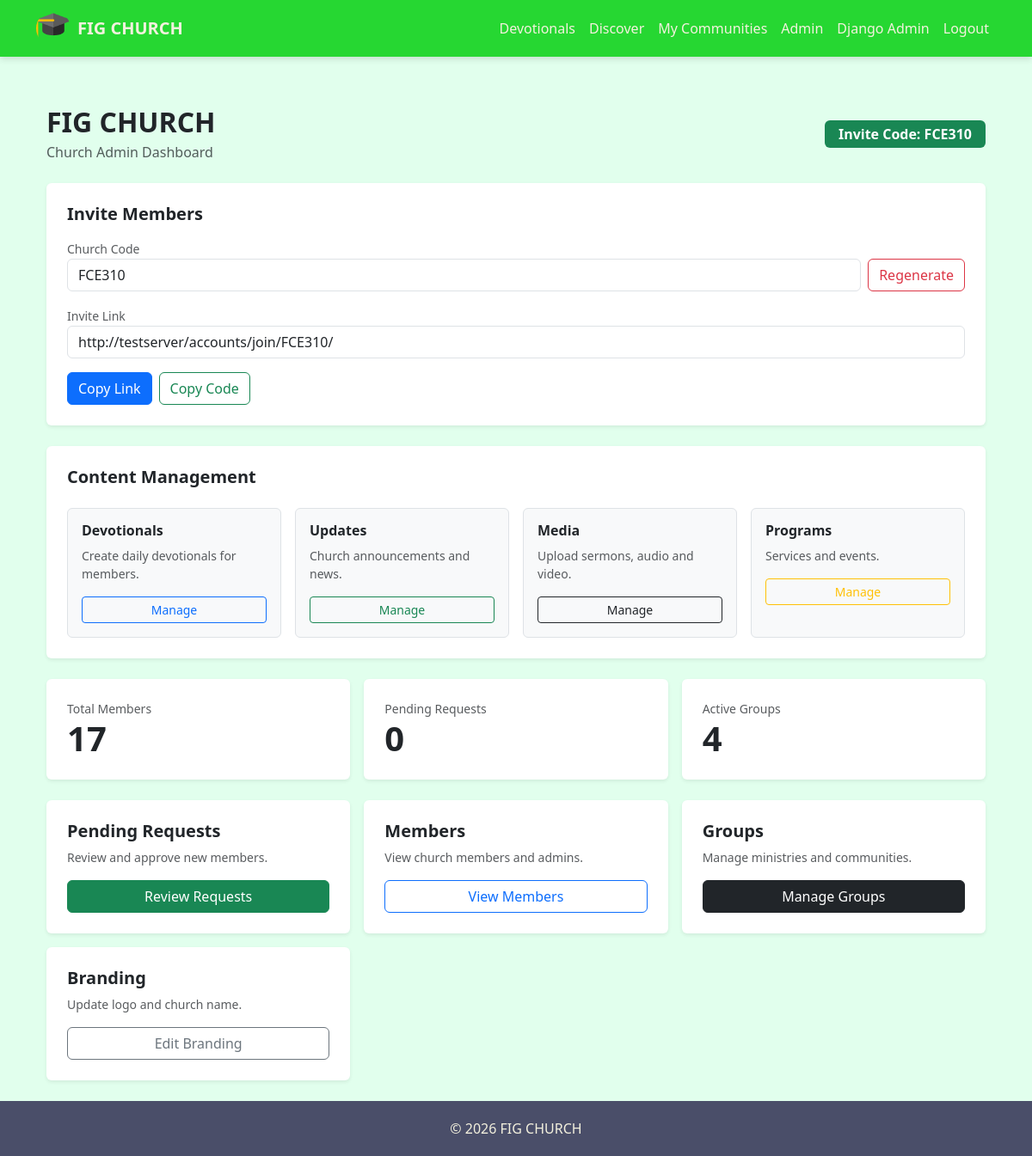
The app's page /org/dashboard/ (signed in) with its own data.
### accounts/models.py (models this page shows, shortened)
class Organization(models.Model):
    name = models.CharField(max_length=255)
    slug = models.SlugField(
        unique=True,
        blank=True
    )
    join_code = models.CharField(
        max_length=12,
        unique=True,
        blank=True
    )
    display_name = models.CharField(
        max_length=255,
        blank=True,
        null=True
    )
    logo = models.ImageField(
        upload_to="org_logos/",
        blank=True,
        null=True
    )
    primary_color = models.CharField(
        max_length=20,
        blank=True,
        null=True,
        help_text="Hex color like #0d6efd"
    )
    is_active = models.BooleanField(default=False)
    created_at = models.DateTimeField(auto_now_add=True)
    updated_at = models.DateTimeField(auto_now=True)

### org_admin/views.py (the view)
# urls.py: path("dashboard/", views.org_dashboard_view, name="org_dashboard"),
@login_required
def org_dashboard_view(request):
    org = get_admin_org(request)
    if not org:
        return redirect("home")
    total_members = OrganizationMember.objects.filter(
        organization=org
    ).count()
    pending_requests = OrganizationJoinRequest.objects.filter(
        organization=org
    ).count()
    total_groups = Group.objects.filter(
        organization=org,
        is_active=True
    ).count()
    join_link = request.build_absolute_uri(
        f"/accounts/join/{org.join_code}/"
    )
    qr = qrcode.QRCode(box_size=10, border=4)
    qr.add_data(join_link)
    qr.make(fit=True)
    img = qr.make_image(fill_color="black", back_color="white")
    buffer = io.BytesIO()
    img.save(buffer, format="PNG")
    qr_code = base64.b64encode(buffer.getvalue()).decode()
    return render(request, "org_admin/dashboard.html", {
        "organization": org,
        "total_members": total_members,
        "pending_requests": pending_requests,
        "total_groups": total_groups,
        "join_link": join_link,
        "qr_code": qr_code,
    })

### accounts/context_processors.py (called while the page is built)
def org_admin_status(request):
    if not request.user.is_authenticated:
        return {"user_is_org_admin": False}
    return {
        "user_is_org_admin": OrganizationMember.objects.filter(
            user=request.user,
            is_admin=True,
            is_active=True
        ).exists()
    }

def active_organization(request):
    if not request.user.is_authenticated:
        return {}
    membership = OrganizationMember.objects.filter(
        user=request.user
    ).select_related("organization").first()
    return {
        "active_organization": membership.organization if membership else None
    }

### engagement/context_processors.py (called while the page is built)
def next_meeting(request):
    if not request.user.is_authenticated:
        return {}
    org = get_admin_org(request)
    if not org:
        return {}
    meeting = Meeting.objects.filter(
        group__organization=org,
        group__members__user=request.user,
        group__members__is_active=True,
        start_time__gte=timezone.now()
    ).select_related("group").order_by("start_time").first()
    return {
        "next_group_meeting": meeting
    }

def user_groups(request):
    if request.user.is_authenticated:
        groups = GroupMember.objects.filter(
            user=request.user,
            is_active=True
        ).select_related("group")
        return {"user_groups": [gm.group for gm in groups]}
    return {}

def pending_invitations(request):
    if not request.user.is_authenticated:
        return {}
    org = get_admin_org(request)
    if not org:
        return {
            "pending_invites": [],
            "pending_invites_count": 0
        }
    invites = GroupInvitation.objects.filter(
        invited_user=request.user,
        accepted=False,
        group__organization=org
    ).select_related("group")
    return {
        "pending_invites": invites,
        "pending_invites_count": invites.count()
    }

### org_admin/utils.py (called while the page is built)
def get_admin_org(request):
    if not request.user.is_authenticated:
        return None
    membership = OrganizationMember.objects.filter(
        user=request.user,
        is_admin=True,
        is_active=True
    ).select_related("organization").first()
    if membership:
        return membership.organization
    return None

### org_admin/templates/org_admin/dashboard.html (shortened to what this page needs)
{% extends "base.html" %}
{% block content %}
<div class="container py-4">
    <div class="d-flex flex-column flex-md-row justify-content-between align-items-md-center mb-4">
        <div>
            <h2 class="fw-bold mb-1">{{ organization.name }}</h2>
            <p class="text-muted mb-0">Church Admin Dashboard</p>
        </div>
        <div class="mt-3 mt-md-0">
            <span class="badge bg-success fs-6 px-3 py-2">
                Invite Code: {{ organization.join_code }}
            </span>
        </div>
    </div>
    <div class="card border-0 shadow-sm p-4 mb-4">
        <h5 class="fw-bold mb-3">Invite Members</h5>
        <div class="mb-3">
            <label class="text-muted small">Church Code</label>
            <div class="d-flex gap-2">
                <input class="form-control"
                       value="{{ organization.join_code }}"
                       readonly>
                <a href="{% url 'regenerate_join_code' %}"
                   class="btn btn-outline-danger">
                    Regenerate
                </a>
            </div>
        </div>
        <div class="mb-3">
            <label class="text-muted small">Invite Link</label>
            <input class="form-control"
                   value="{{ join_link }}"
                   readonly>
        </div>
        <div class="d-flex gap-2">
            <button class="btn btn-primary"
                    onclick="navigator.clipboard.writeText('{{ join_link }}')">
                Copy Link
            </button>
            <button class="btn btn-outline-success"
                    onclick="copyInviteCode()">
                Copy Code
            </button>
        </div>
    </div>
    <div class="card border-0 shadow-sm p-4 mb-4">
        <h5 class="fw-bold mb-4">Content Management</h5>
        <div class="row g-3">
            <div class="col-md-6 col-lg-3">
                <div class="border rounded p-3 h-100 bg-light">
                    <h6 class="fw-bold">Devotionals</h6>
                    <p class="small text-muted">
                        Create daily devotionals for members.
                    </p>
                    <a href="{% url 'org_admin:devotional_list' %}"
                       class="btn btn-outline-primary btn-sm w-100">
                        Manage
                    </a>
                </div>
            </div>
            <div class="col-md-6 col-lg-3">
                <div class="border rounded p-3 h-100 bg-light">
                    <h6 class="fw-bold">Updates</h6>
                    <p class="small text-muted">
                        Church announcements and news.
                    </p>
                    <a href="{% url 'org_admin:update_list' %}"
                       class="btn btn-outline-success btn-sm w-100">
                        Manage
                    </a>
                </div>
            </div>
            <div class="col-md-6 col-lg-3">
                <div class="border rounded p-3 h-100 bg-light">
                    <h6 class="fw-bold">Media</h6>
                    <p class="small text-muted">
                        Upload sermons, audio and video.
                    </p>
                    <a href="{% url 'org_admin:media_list' %}"
                       class="btn btn-outline-dark btn-sm w-100">
                        Manage
                    </a>
                </div>
            </div>
            <div class="col-md-6 col-lg-3">
                <div class="border rounded p-3 h-100 bg-light">
                    <h6 class="fw-bold">Programs</h6>
                    <p class="small text-muted">
                        Services and events.
                    </p>
                    <a href="{% url 'org_admin:program_list' %}"
                       class="btn btn-outline-warning btn-sm w-100">
                        Manage
                    </a>
                </div>
            </div>
        </div>
    </div>
    <div class="row g-3 mb-4">
        <div class="col-md-4">
            <div class="card shadow-sm border-0 p-4 h-100">
                <div class="text-muted small">Total Members</div>
                <h1 class="fw-bold mb-0">{{ total_members }}</h1>
            </div>
        </div>
        <div class="col-md-4">
            <div class="card shadow-sm border-0 p-4 h-100">
                <div class="text-muted small">Pending Requests</div>
                <h1 class="fw-bold mb-0">{{ pending_requests }}</h1>
            </div>
        </div>
        <div class="col-md-4">
            <div class="card shadow-sm border-0 p-4 h-100">
                <div class="text-muted small">Active Groups</div>
                <h1 class="fw-bold mb-0">{{ total_groups|default:"0" }}</h1>
            </div>
        </div>
    </div>
    <div class="row g-3">
        <div class="col-md-6 col-lg-4">
            <div class="card border-0 shadow-sm p-4 h-100">
                <h5 class="fw-bold">Pending Requests</h5>
                <p class="text-muted small">
                    Review and approve new members.
                </p>
                <a href="{% url 'org_admin:org_requests' %}"
                   class="btn btn-success mt-auto">
                    Review Requests
                </a>
            </div>
        </div>
        <div class="col-md-6 col-lg-4">
            <div class="card border-0 shadow-sm p-4 h-100">
                <h5 class="fw-bold">Members</h5>
                <p class="text-muted small">
                    View church members and admins.
                </p>
                <a href="{% url 'org_admin:member_list' %}"
                   class="btn btn-outline-primary mt-auto">
                    View Members
                </a>
            </div>
        </div>
        <div class="col-md-6 col-lg-4">
            <div class="card border-0 shadow-sm p-4 h-100">
                <h5 class="fw-bold">Groups</h5>
                <p class="text-muted small">
                    Manage ministries and communities.
                </p>
                <a href="{% url 'org_admin:group_list' %}"
                   class="btn btn-dark mt-auto">
                    Manage Groups
                </a>
            </div>
        </div>
        <div class="col-md-6 col-lg-4">
            <div class="card border-0 shadow-sm p-4 h-100">
                <h5 class="fw-bold">Branding</h5>
                <p class="text-muted small">
                    Update logo and church name.
                </p>
                <a href="{% url 'org_admin:branding' %}"
                   class="btn btn-outline-secondary mt-auto">
                    Edit Branding
                </a>
            </div>
        </div>
    </div>
</div>
{% endblock %}

### templates/base.html (shortened to what this page needs)
{% load static %}
<!DOCTYPE html>
<html lang="en">
<head>
    <link rel="stylesheet"
          href="https://cdn.jsdelivr.net/npm/bootstrap-icons@1.11.3/font/bootstrap-icons.min.css">
    <link rel="stylesheet"
          href="https://cdn.jsdelivr.net/npm/bootstrap@5.3.0/dist/css/bootstrap.min.css">
</head>
<body>
<nav class="navbar navbar-expand-lg fixed-top">
    <div class="container">
        <a class="navbar-brand d-flex align-items-center gap-2"
           href="{% url 'home' %}">
            {% if active_organization and active_organization.logo %}
                <img src="{{ active_organization.logo.url }}"
                     width="40"
                     height="40"
                     class="rounded-circle object-fit-cover"
                     alt="logo">
            {% else %}
                <img src="{% static 'images/figlogo.png' %}"
                     width="40"
                     height="40"
                     class="rounded-circle"
                     alt="logo">
            {% endif %}
            <span>
                {% if active_organization %}
                    {{ active_organization.display_name|default:active_organization.name }}
                {% else %}
                    Way of Faith Global
                {% endif %}
            </span>
        </a>
        <div class="collapse navbar-collapse" id="nav">
            <ul class="navbar-nav ms-auto">
                {% if user.is_authenticated %}
                <li class="nav-item">
                    <a class="nav-link" href="{% url 'devotional_archive' %}">
                        Devotionals
                    </a>
                </li>
                <li class="nav-item">
                    <a class="nav-link" href="{% url 'engagement:group_list' %}">
                        Discover
                    </a>
                </li>
                <li class="nav-item">
                    <a class="nav-link" href="{% url 'engagement:my_groups' %}">
                        My Communities
                    </a>
                </li>
                {% if user_is_org_admin %}
                <li class="nav-item">
                    <a class="nav-link" href="{% url 'org_admin:org_dashboard' %}">
                        Admin
                    </a>
                </li>
                {% endif %}
                {% if user.is_superuser %}
                <li class="nav-item">
                    <a class="nav-link" href="{% url 'admin:index' %}">
                        Django Admin
                    </a>
                </li>
                {% endif %}
                <li class="nav-item">
                    <form method="post" action="{% url 'logout' %}">
                        <button class="btn btn-link nav-link">
                            Logout
                        </button>
                    </form>
                </li>
                {% else %}
                <li class="nav-item">
                    <a class="nav-link" href="{% url 'login' %}">
                        Login
                    </a>
                </li>
                {% endif %}
            </ul>
        </div>
    </div>
</nav>
<main class="container mt-4">
    {% block content %}{% endblock %}
</main>
<footer class="footer">
    &copy; {% now "Y" %}
    {% if active_organization %}
        {{ active_organization.display_name|default:active_organization.name }}
    {% else %}
        Way of Faith Global
    {% endif %}
</footer>
</body>
</html>

### templates/base.html (style rules this page uses)
html, body { height: 100%; }
body { padding-top: 75px; background: #e1ffed; font-family: 'Segoe UI', sans-serif; display: flex; flex-direction: column; min-height: 100vh; }
main { flex: 1; }
.navbar { background: #26d732; box-shadow: 0 2px 8px rgba(0,0,0,.15); }
.navbar-brand span { color: #F4F1DE !important; font-weight: 600; }
.nav-link { color: #F4F1DE !important; }
.footer { background: #4A4E69; color: #F4F1DE; padding: 20px; text-align: center; }

### records on screen
Organization: logo (picture), display_name "FIG CHURCH", name "FIG CHURCH", join_code "FCE310"

### other values on screen
{{ total_members }} "17"
{{ pending_requests }} "0"
{{ total_groups|default:"0" }} "4"
